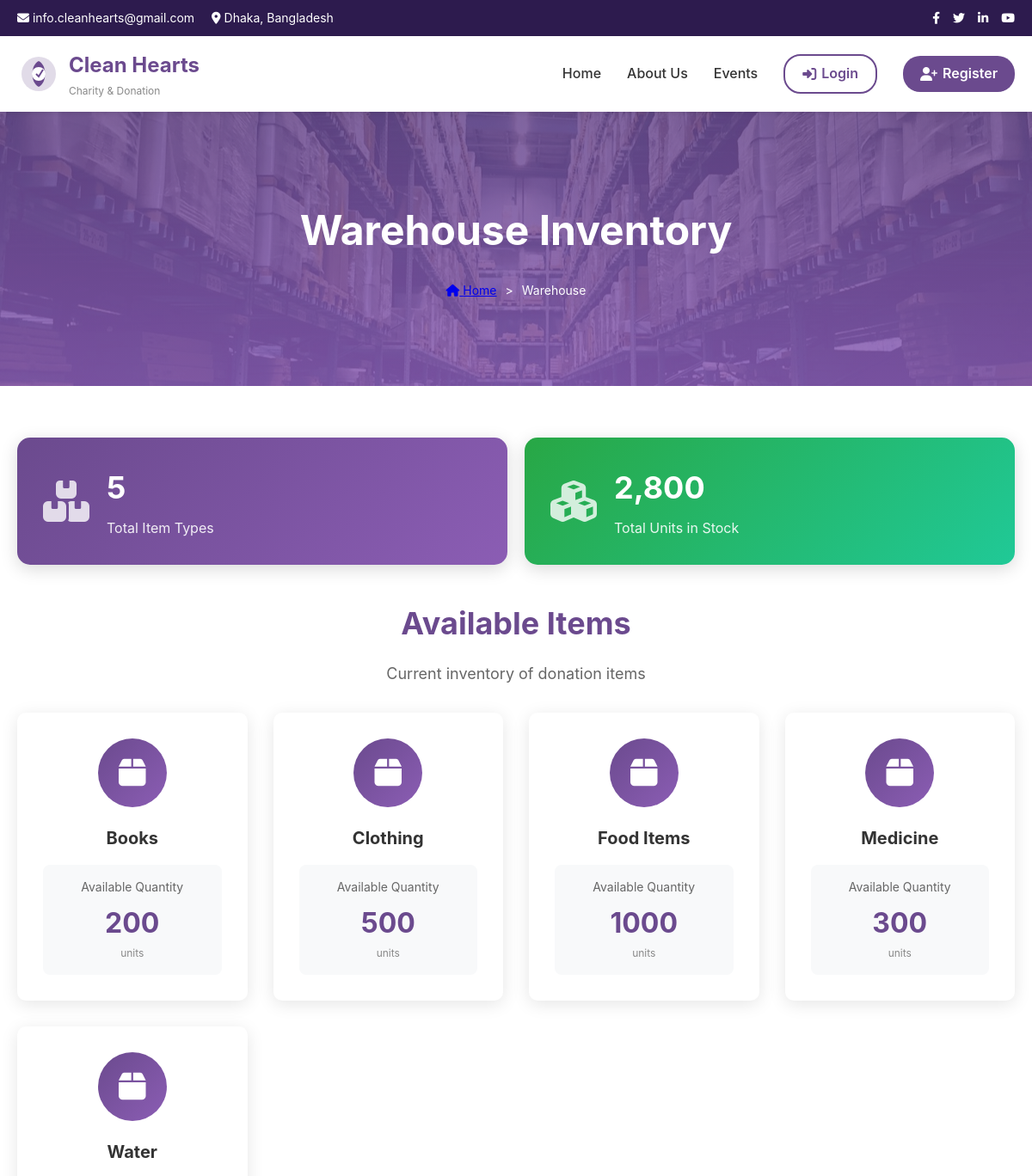
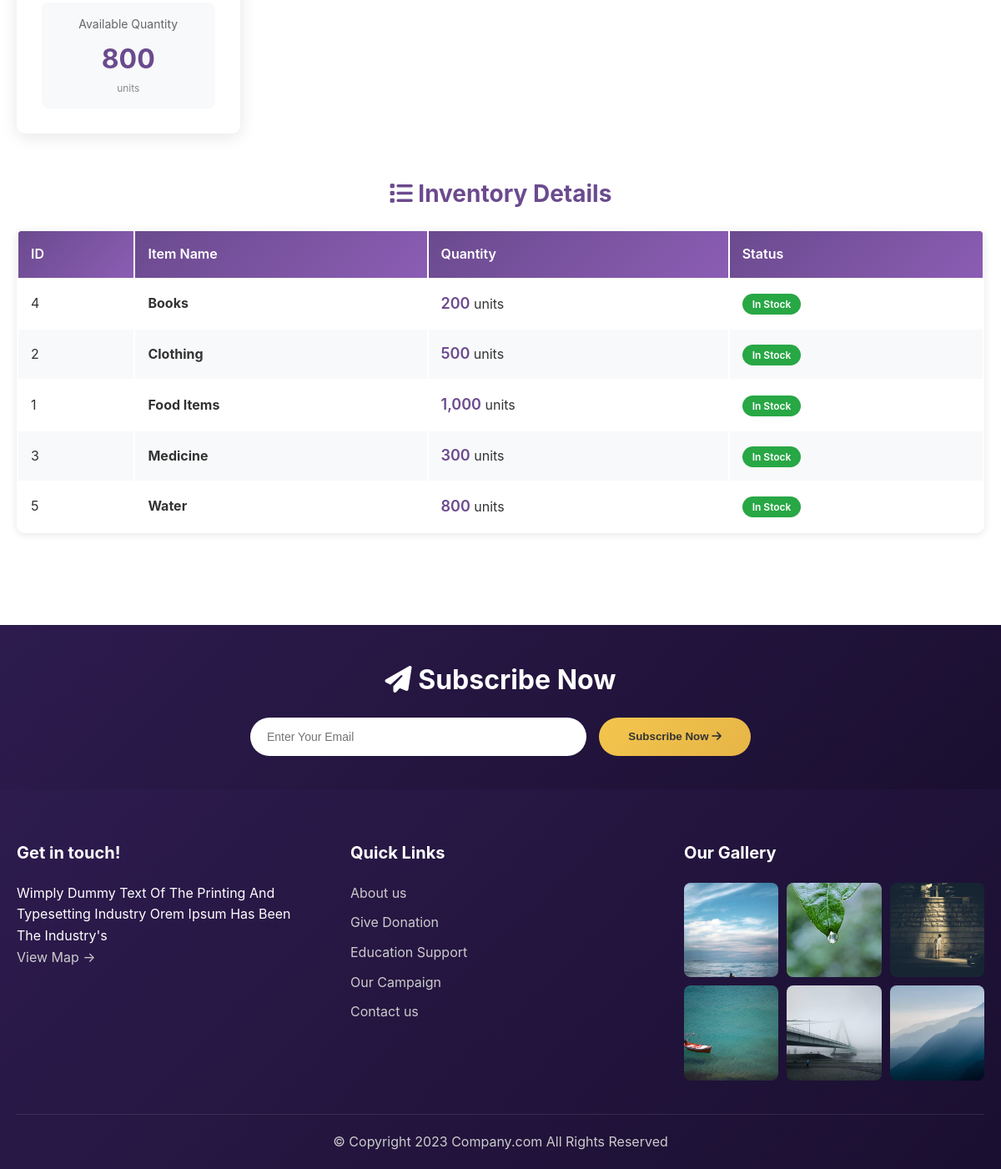
The page /pages/warehouse.php on the database its author committed (2 pictures, top to bottom).
### tables this page shows
CREATE TABLE WAREHOUSE (
    Item_ID INT PRIMARY KEY AUTO_INCREMENT,
    Item_Name VARCHAR(255) UNIQUE NOT NULL,
    quantity INT NOT NULL DEFAULT 0,
    CHECK (quantity >= 0)
);

### pages/warehouse.php (the view, shortened to what this page needs)
<?php
$current_page = 'warehouse';
require_once '../includes/header.php';
$warehouse_query = "SELECT * FROM WAREHOUSE ORDER BY Item_Name";
$warehouse_result = mysqli_query($conn, $warehouse_query);
$stats_query = "SELECT COUNT(*) as total_items, SUM(quantity) as total_quantity FROM WAREHOUSE";
$stats_result = mysqli_query($conn, $stats_query);
$stats = mysqli_fetch_assoc($stats_result);
?>
<div class="hero" style="background: linear-gradient(rgba(107, 74, 142, 0.85), rgba(139, 93, 180, 0.85)), url('<?php echo SITE_URL; ?>/assets/images/warehouse.jpg'); background-size: cover; background-position: center;">
    <h1>Warehouse Inventory</h1>
    <div class="breadcrumb">
        <a href="<?php echo SITE_URL; ?>/index.php"><i class="fas fa-home"></i> Home</a>
        <span>></span>
        <span>Warehouse</span>
    </div>
</div>
<div class="container">
    <div style="display: grid; grid-template-columns: repeat(auto-fit, minmax(250px, 1fr)); gap: 20px; margin-bottom: 40px;">
        <div style="background: linear-gradient(135deg, #6b4a8e, #8b5db4); color: white; padding: 30px; border-radius: 15px; box-shadow: 0 5px 20px rgba(0,0,0,0.15);">
            <div style="display: flex; align-items: center; gap: 20px;">
                <i class="fas fa-boxes" style="font-size: 48px; opacity: 0.8;"></i>
                <div>
                    <h3 style="font-size: 36px; margin-bottom: 5px;"><?php echo $stats['total_items']; ?></h3>
                    <p style="opacity: 0.9;">Total Item Types</p>
                </div>
            </div>
        </div>
        <div style="background: linear-gradient(135deg, #28a745, #20c997); color: white; padding: 30px; border-radius: 15px; box-shadow: 0 5px 20px rgba(0,0,0,0.15);">
            <div style="display: flex; align-items: center; gap: 20px;">
                <i class="fas fa-cubes" style="font-size: 48px; opacity: 0.8;"></i>
                <div>
                    <h3 style="font-size: 36px; margin-bottom: 5px;"><?php echo number_format($stats['total_quantity']); ?></h3>
                    <p style="opacity: 0.9;">Total Units in Stock</p>
                </div>
            </div>
        </div>
    </div>
    <div style="text-align: center; margin-bottom: 30px;">
        <h2 style="font-size: 36px; color: #6b4a8e; margin-bottom: 15px;">Available Items</h2>
        <p style="font-size: 18px; color: #666;">Current inventory of donation items</p>
    </div>
    <div style="display: grid; grid-template-columns: repeat(auto-fit, minmax(250px, 1fr)); gap: 30px; margin-bottom: 50px;">
        <?php
        mysqli_data_seek($warehouse_result, 0);
        while ($item = mysqli_fetch_assoc($warehouse_result)):
        ?>
        <div style="background: white; border-radius: 10px; box-shadow: 0 4px 20px rgba(0,0,0,0.1); padding: 30px; text-align: center;">
            <div style="width: 80px; height: 80px; margin: 0 auto 20px; background: linear-gradient(135deg, #6b4a8e, #8b5db4); border-radius: 50%; display: flex; align-items: center; justify-content: center; color: white; font-size: 36px;">
                <i class="fas fa-box"></i>
            </div>
            <h3 style="color: #333; margin-bottom: 15px; font-size: 20px;"><?php echo htmlspecialchars($item['Item_Name']); ?></h3>
            <div style="background: #f8f9fa; padding: 15px; border-radius: 8px;">
                <p style="color: #666; font-size: 14px; margin-bottom: 5px;">Available Quantity</p>
                <p style="color: #6b4a8e; font-size: 32px; font-weight: 700;"><?php echo $item['quantity']; ?></p>
                <p style="color: #888; font-size: 12px;">units</p>
            </div>
        </div>
        <?php endwhile; ?>
    </div>
    <div style="margin-bottom: 50px;">
        <h2 style="font-size: 28px; color: #6b4a8e; margin-bottom: 20px; text-align: center;">
            <i class="fas fa-list"></i> Inventory Details
        </h2>
        <table class="warehouse-table">
            <thead>
                <tr>
                    <th>ID</th>
                    <th>Item Name</th>
                    <th>Quantity</th>
                    <th>Status</th>
                </tr>
            </thead>
            <tbody>
                <?php
                mysqli_data_seek($warehouse_result, 0);
                while ($item = mysqli_fetch_assoc($warehouse_result)):
                    $status_color = $item['quantity'] > 100 ? '#28a745' : ($item['quantity'] > 50 ? '#ffc107' : '#dc3545');
                    $status_text = $item['quantity'] > 100 ? 'In Stock' : ($item['quantity'] > 50 ? 'Low Stock' : 'Critical');
                ?>
                <tr>
                    <td><?php echo $item['Item_ID']; ?></td>
                    <td><strong><?php echo htmlspecialchars($item['Item_Name']); ?></strong></td>
                    <td><span style="font-size: 18px; font-weight: 600; color: #6b4a8e;"><?php echo number_format($item['quantity']); ?></span> units</td>
                    <td>
                        <span style="background: <?php echo $status_color; ?>; color: white; padding: 5px 12px; border-radius: 20px; font-size: 12px; font-weight: 600;">
                            <?php echo $status_text; ?>
                        </span>
                    </td>
                </tr>
                <?php endwhile; ?>
            </tbody>
        </table>
    </div>
</div>
<?php require_once '../includes/footer.php'; ?>

### includes/header.php (shortened to what this page needs)
<!DOCTYPE html>
<html lang="en">
<head>
    <link rel="stylesheet" href="<?php echo SITE_URL; ?>/assets/css/style.css">
    <link rel="stylesheet" href="https://cdnjs.cloudflare.com/ajax/libs/font-awesome/6.4.0/css/all.min.css">
</head>
<body>
    <div class="top-bar">
        <div class="container">
            <div class="top-bar-left">
                <span><i class="fas fa-envelope"></i> <?php echo SITE_EMAIL; ?></span>
                <span><i class="fas fa-map-marker-alt"></i> Dhaka, Bangladesh</span>
            </div>
            <div class="top-bar-right">
                <a href="#"><i class="fab fa-facebook-f"></i></a>
                <a href="#"><i class="fab fa-twitter"></i></a>
                <a href="#"><i class="fab fa-linkedin-in"></i></a>
                <a href="#"><i class="fab fa-youtube"></i></a>
            </div>
        </div>
    </div>
    <header>
        <div class="header-content">
            <a href="<?php echo SITE_URL; ?>/index.php" class="logo">
                <div class="logo-text">
                    <h1><?php echo SITE_NAME; ?></h1>
                    <p>Charity & Donation</p>
                </div>
            </a>
            <nav>
                <ul>
                    <li><a href="<?php echo SITE_URL; ?>/index.php" class="<?php echo ($current_page == 'home') ? 'active' : ''; ?>">Home</a></li>
                    <li><a href="<?php echo SITE_URL; ?>/pages/about.php" class="<?php echo ($current_page == 'about') ? 'active' : ''; ?>">About Us</a></li>
                    <li><a href="<?php echo SITE_URL; ?>/pages/events.php" class="<?php echo ($current_page == 'events') ? 'active' : ''; ?>">Events</a></li>
                    <?php if (isset($_SESSION['user_id'])): ?>
                        <li class="user-menu">
                            <a href="#"><i class="fas fa-user"></i> <?php echo htmlspecialchars($_SESSION['user_name']); ?></a>
                            <div class="dropdown">
                                <a href="<?php echo SITE_URL; ?>/pages/profile.php">Profile</a>
                                <a href="<?php echo SITE_URL; ?>/pages/logout.php">Logout</a>
                            </div>
                        </li>
                    <?php else: ?>
                        <li><a href="<?php echo SITE_URL; ?>/pages/login.php" class="login-btn"><i class="fas fa-sign-in-alt"></i> Login</a></li>
                        <li><a href="<?php echo SITE_URL; ?>/pages/register.php" class="register-btn"><i class="fas fa-user-plus"></i> Register</a></li>
                    <?php endif; ?>
                </ul>
            </nav>
        </div>
    </header>

### includes/footer.php (shortened to what this page needs)
    <div class="subscribe-section">
        <div class="subscribe-content">
            <h2><i class="fas fa-paper-plane"></i> Subscribe Now</h2>
            <form class="subscribe-form" method="POST" action="<?php echo SITE_URL; ?>/includes/subscribe.php">
                <input type="email" name="email" placeholder="Enter Your Email" required>
                <button type="submit" class="subscribe-btn">Subscribe Now <i class="fas fa-arrow-right"></i></button>
            </form>
        </div>
    </div>
    <footer>
        <div class="footer-content">
            <div class="footer-section">
                <h3>Get in touch!</h3>
                <p>Wimply Dummy Text Of The Printing And Typesetting Industry Orem Ipsum Has Been The Industry's</p>
                <p><a href="#">View Map →</a></p>
            </div>
            <div class="footer-section">
                <h3>Quick Links</h3>
                <ul>
                    <li><a href="<?php echo SITE_URL; ?>/pages/about.php">About us</a></li>
                    <li><a href="<?php echo SITE_URL; ?>/pages/donation.php">Give Donation</a></li>
                    <li><a href="<?php echo SITE_URL; ?>/pages/events.php">Education Support</a></li>
                    <li><a href="<?php echo SITE_URL; ?>/pages/events.php">Our Campaign</a></li>
                    <li><a href="<?php echo SITE_URL; ?>/pages/contact.php">Contact us</a></li>
                </ul>
            </div>
            <div class="footer-section">
                <h3>Our Gallery</h3>
                <div class="gallery-grid">
                    <div class="gallery-item"><img src="<?php echo SITE_URL; ?>/assets/images/gallery1.jpg" alt="Gallery 1"></div>
                    <div class="gallery-item"><img src="<?php echo SITE_URL; ?>/assets/images/gallery2.jpg" alt="Gallery 2"></div>
                    <div class="gallery-item"><img src="<?php echo SITE_URL; ?>/assets/images/gallery3.jpg" alt="Gallery 3"></div>
                    <div class="gallery-item"><img src="<?php echo SITE_URL; ?>/assets/images/gallery4.jpg" alt="Gallery 4"></div>
                    <div class="gallery-item"><img src="<?php echo SITE_URL; ?>/assets/images/gallery5.jpg" alt="Gallery 5"></div>
                    <div class="gallery-item"><img src="<?php echo SITE_URL; ?>/assets/images/gallery6.jpg" alt="Gallery 6"></div>
                </div>
            </div>
        </div>
        <div class="footer-bottom">
            <p>&copy; Copyright 2023 Company.com All Rights Reserved</p>
        </div>
    </footer>
</body>
</html>

### assets/css/style.css (style rules this page uses)
* { margin: 0; padding: 0; box-sizing: border-box; }
body { font-family: 'Inter', 'Segoe UI', Tahoma, Geneva, Verdana, sans-serif; color: #333; line-height: 1.6; }
.top-bar { background-color: #2d1b4e; color: white; padding: 10px 0; font-size: 14px; }
.top-bar .container { max-width: 1200px; margin: 0 auto; padding: 0 20px; display: flex; justify-content: space-between; align-items: center; }
.top-bar-left { display: flex; gap: 20px; }
.top-bar-right { display: flex; gap: 15px; }
.top-bar a { color: white; text-decoration: none; }
header { background-color: white; box-shadow: 0 2px 5px rgba(0,0,0,0.1); position: sticky; top: 0; z-index: 1000; }
.header-content { max-width: 1200px; margin: 0 auto; padding: 15px 20px; display: flex; justify-content: space-between; align-items: center; }
.logo { display: flex; align-items: center; gap: 10px; text-decoration: none; }
.logo-text h1 { color: #6b4a8e; font-size: 24px; font-weight: 700; }
.logo-text p { color: #888; font-size: 12px; }
nav ul { display: flex; list-style: none; gap: 30px; align-items: center; }
nav a { text-decoration: none; color: #333; font-weight: 500; transition: color 0.3s; }
.login-btn, .register-btn { padding: 8px 20px; border-radius: 20px; display: flex; align-items: center; gap: 6px; font-weight: 600; }
.login-btn { background: transparent; border: 2px solid #6b4a8e; color: #6b4a8e !important; }
.register-btn { background: #6b4a8e; color: white !important; }
.hero { background: linear-gradient(rgba(107, 74, 142, 0.8), rgba(107, 74, 142, 0.8)), url('../images/hero-bg.jpg'); background-size: cover; background-position: center; color: white; text-align: center; padding: 100px 20px; }
.hero h1 { font-size: 48px; margin-bottom: 20px; }
.breadcrumb { display: flex; justify-content: center; align-items: center; gap: 10px; font-size: 14px; }
.container { max-width: 1200px; margin: 0 auto; padding: 60px 20px; }
footer { background: linear-gradient(135deg, #2d1b4e, #1a0f30); color: white; padding: 60px 20px 20px; }
.footer-content { max-width: 1200px; margin: 0 auto; display: grid; grid-template-columns: repeat(auto-fit, minmax(250px, 1fr)); gap: 40px; margin-bottom: 40px; }
.footer-section h3 { margin-bottom: 20px; font-size: 20px; }
.footer-section ul { list-style: none; }
.footer-section ul li { margin-bottom: 10px; }
.footer-section a { color: #ccc; text-decoration: none; transition: color 0.3s; }
.footer-bottom { text-align: center; padding-top: 20px; border-top: 1px solid rgba(255,255,255,0.1); color: #ccc; }
.subscribe-section { background: linear-gradient(135deg, #2d1b4e, #1a0f30); padding: 40px 20px; text-align: center; }
.subscribe-content { max-width: 800px; margin: 0 auto; }
.subscribe-content h2 { color: white; margin-bottom: 20px; font-size: 32px; }
.subscribe-form { display: flex; gap: 15px; max-width: 600px; margin: 0 auto; }
.subscribe-form input { flex: 1; padding: 15px 20px; border: none; border-radius: 25px; font-size: 14px; }
.subscribe-btn { background: linear-gradient(135deg, #f4c54d, #e6b547); color: #333; padding: 15px 35px; border: none; border-radius: 25px; font-weight: 600; cursor: pointer; white-space: nowrap; }
.gallery-grid { display: grid; grid-template-columns: repeat(3, 1fr); gap: 10px; }
.gallery-item { aspect-ratio: 1; overflow: hidden; border-radius: 8px; }
.gallery-item img { width: 100%; height: 100%; object-fit: cover; transition: transform 0.3s; }

### pages/warehouse.php (style rules this page uses)
.warehouse-table { width: 100%; background: white; border-radius: 10px; overflow: hidden; box-shadow: 0 2px 10px rgba(0,0,0,0.1); }
.warehouse-table th, .warehouse-table td { padding: 15px; text-align: left; }
.warehouse-table th { background: linear-gradient(135deg, #6b4a8e, #8b5db4); color: white; font-weight: 600; }
.warehouse-table tr:nth-child(even) { background: #f8f9fa; }

### rows shown on the page
warehouse: Item_Name "Books", quantity "200", Item_ID "4", quantity "In Stock"
warehouse: Item_Name "Clothing", quantity "500", Item_ID "2", quantity "In Stock"
warehouse: Item_Name "Food Items", quantity "1000", Item_ID "1", quantity "1,000", quantity "In Stock"
warehouse: Item_Name "Medicine", quantity "300", Item_ID "3", quantity "In Stock"
warehouse: Item_Name "Water", quantity "800", Item_ID "5", quantity "In Stock"

### other values the page prints
SITE_EMAIL "info.cleanhearts@gmail.com"
SITE_NAME "Clean Hearts"
$stats['total_items'] "5"
$stats['total_quantity'] "2,800"
